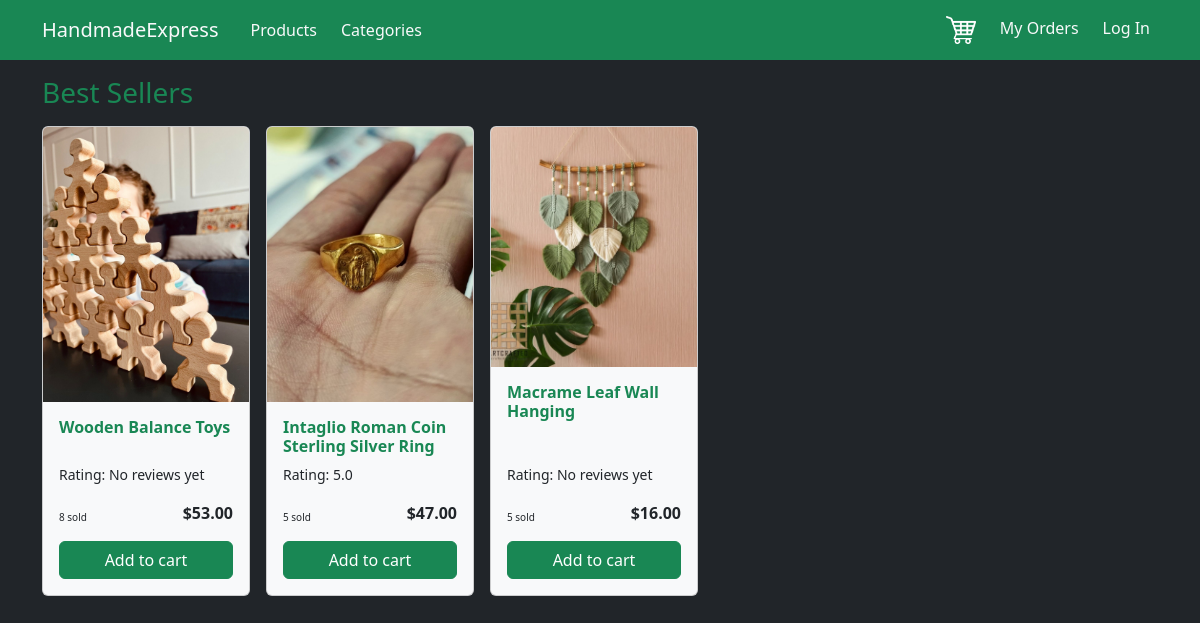
The app's page /, older data.
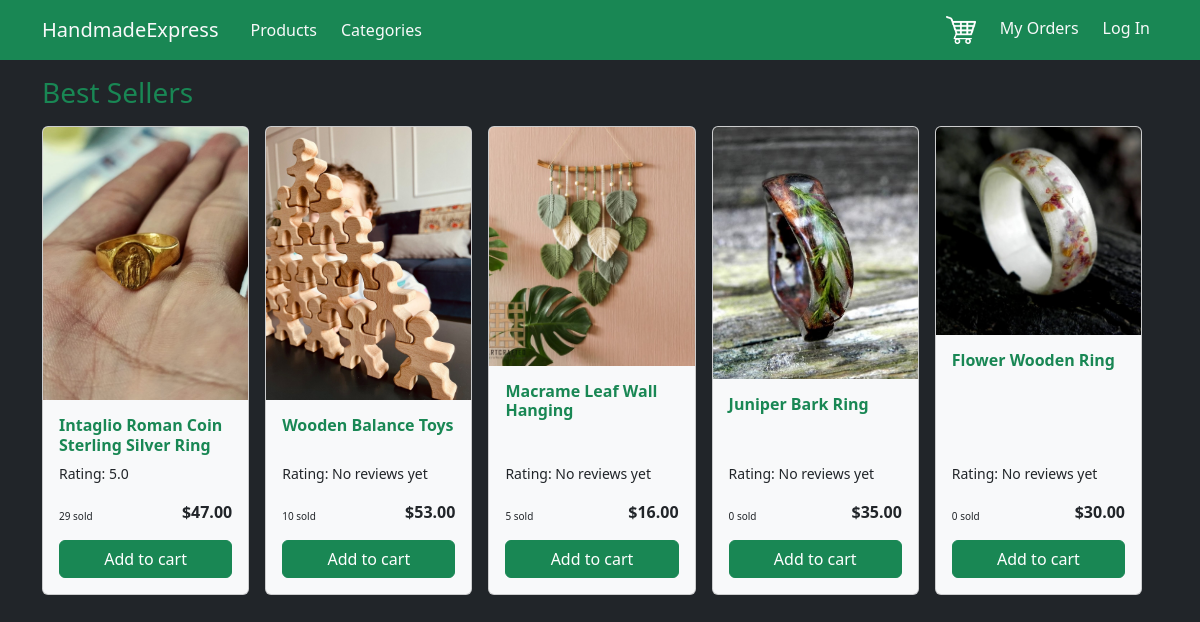
The same page, newer data.
### ShopApp/models.py (models this page shows, shortened)
class Product(models.Model):
    name = models.CharField(max_length=200)
    price = models.DecimalField(decimal_places=2, max_digits=10, validators=[MinValueValidator(0)])
    quantity = models.PositiveIntegerField(validators=[MinValueValidator(0)])
    description = models.TextField()
    image = models.ImageField(upload_to='uploaded/')
    category = models.ForeignKey(Category, on_delete=models.CASCADE)
    material = models.ForeignKey(Material, on_delete=models.CASCADE)
    color = models.ForeignKey(Color, on_delete=models.CASCADE)
    seller = models.ForeignKey(CustomUser, on_delete=models.CASCADE, related_name='products')
    created_at = models.DateTimeField(auto_now_add=True)
    sold = models.IntegerField(default=0)
    slug = models.SlugField(default="", blank=True, db_index=True)
    class Meta:
        unique_together = ['seller', 'slug']
    def calculate_average_rating(self):
        if len(self.reviews.all()) == 0:
            return 'No reviews yet'
        total = 0
        for review in self.reviews.all():
            total += review.rating
        return total / len(self.reviews.all()) if len(self.reviews.all()) > 0 else 0

class Review(models.Model):
    created_at = models.DateTimeField(auto_now_add=True)
    updated_at = models.DateTimeField(auto_now=True)
    rating = models.PositiveIntegerField(validators=[MinValueValidator(1), MaxValueValidator(5)])
    comment = models.TextField(null=True, blank=True)
    image = models.ImageField(upload_to='uploaded/', null=True, blank=True)
    customer = models.ForeignKey(CustomUser, on_delete=models.CASCADE)
    product = models.ForeignKey(Product, on_delete=models.CASCADE, related_name='reviews')
    class Meta:
        unique_together = ['customer', 'product']

### ShopApp/views.py (the view)
# urls.py: path('', views.index, name='index'),
def index(request):
    items = list(Product.objects.order_by('-sold')[:5])
    return render(request, 'ShopApp/index.html', {
        "products": items
    })

### ShopApp/templates/ShopApp/index.html (shortened to what this page needs)
{% extends 'base.html' %}
{% block content %}
    <section>
        <h3 class="text-success">Best Sellers</h3>
        <div class="mt-3 d-flex me-auto ms-auto">
            {% for product in products %}
                {% include "ShopApp/includes/product.html" %}
            {% endfor %}
        </div>
    </section>
{% endblock %}

### ShopApp/templates/ShopApp/includes/product.html (shortened to what this page needs)
<div class="card bg-light me-3" style="width: 13rem;">
    <a href="{% url 'product_detail' product.slug %}">
        <img src="{{ product.image.url }}" class="card-img-top" alt="{{ product.name }}">
    </a>
    <div class="card-body d-flex flex-column justify-content-between">
        <div>
            <a href="{% url 'product_detail' product.slug %}" class="text-decoration-none text-success">
                <h6 class="fw-bold card-title">{{ product.name }}</h6>
            </a>
        </div>
        <div class="d-flex flex-column justify-content-end">
            <p style="font-size: 14px">Rating: {{ product.calculate_average_rating }}</p>
            <div class="d-flex justify-content-between">
                <p class="align-self-end" style="font-size: 10px">{{ product.sold }} sold</p>
                <p class="fw-bold align-self-end">${{ product.price }}</p>
            </div>
            <form class="align-self-center w-100" action="{% url 'add_to_cart' %}" method="post">
                <button type="submit" class="btn btn-success w-100">Add to cart</button>
            </form>
        </div>
    </div>
</div>

Row changes from the older to the newer data that the page shows:
changed Product "Intaglio Roman Coin Sterling Silver Ring": sold "5" → "29"; moves up the list
changed Product "Wooden Balance Toys": sold "8" → "10"
added Product: image (picture), name "Juniper Bark Ring", calculate_average_rating "No reviews yet", sold "0", price "35.00"
added Product: image (picture), name "Flower Wooden Ring", calculate_average_rating "No reviews yet", sold "0", price "30.00"
